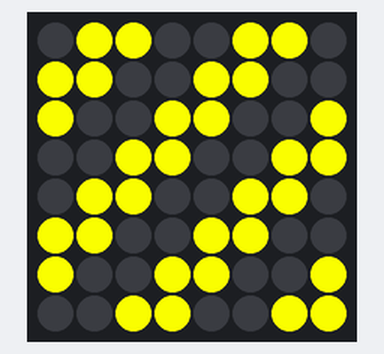
Bench run of a program on a simulated Raspberry Pi (BCM pin numbers) with a Sense HAT. Shown: the Sense HAT's 8×8 RGB LED matrix.

Above: at 0.07 s.
At 90.6 s:
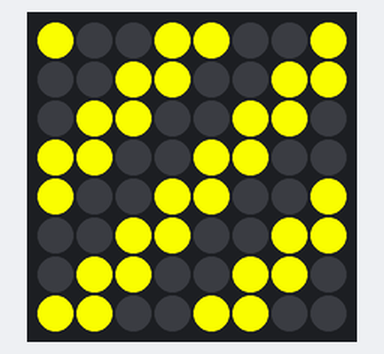

The program:

scrolling-diagonal-stripes.py
```python
from sense_hat import SenseHat
from time import sleep

sense = SenseHat()

y = (255, 255, 0) #Yellow
b = (0, 0, 0) # Black

smiley_face = [
   y, y, y, y, y, y, y, y,
   y, y, y, y, y, y, y, y,
   y, b, b, y, y, b, b, y,
   y, b, b, y, y, b, b, y,
   y, y, y, y, y, y, y, y,
   y, b, b, y, y, b, b, y,
   y, y, y, b, b, y, y, y,
   y, y, y, y, y, y, y, y
]

frowning_face = [
   y, y, y, y, y, y, y, y,
   y, y, y, y, y, y, y, y,
   y, b, b, y, y, b, b, y,
   y, b, b, y, y, b, b, y,
   y, y, y, y, y, y, y, y,
   y, y, y, b, b, y, y, y,
   y, y, b, y, y, b, y, y,
   y, b, y, y, y, y, b, y
]

stripes_1 = [
   b, y, y, b, b, y, y, b,
   y, y, b, b, y, y, b, b,
   y, b, b, y, y, b, b, y,
   b, b, y, y, b, b, y, y,
   b, y, y, b, b, y, y, b,
   y, y, b, b, y, y, b, b,
   y, b, b, y, y, b, b, y,
   b, b, y, y, b, b, y, y
]

stripes_2 = [
   b, b, y, y, b, b, y, y,
   b, y, y, b, b, y, y, b,
   y, y, b, b, y, y, b, b,
   y, b, b, y, y, b, b, y,
   b, b, y, y, b, b, y, y,
   b, y, y, b, b, y, y, b,
   y, y, b, b, y, y, b, b,
   y, b, b, y, y, b, b, y
]

stripes_3 = [
   y, b, b, y, y, b, b, y,
   b, b, y, y, b, b, y, y,
   b, y, y, b, b, y, y, b,
   y, y, b, b, y, y, b, b,
   y, b, b, y, y, b, b, y,
   b, b, y, y, b, b, y, y,
   b, y, y, b, b, y, y, b,
   y, y, b, b, y, y, b, b
]

while True:
   sense.set_pixels(stripes_1)
   sleep(0.1)
   sense.set_pixels(stripes_2)
   sleep(0.1)
   sense.set_pixels(stripes_3)
   sleep(0.1)
```
